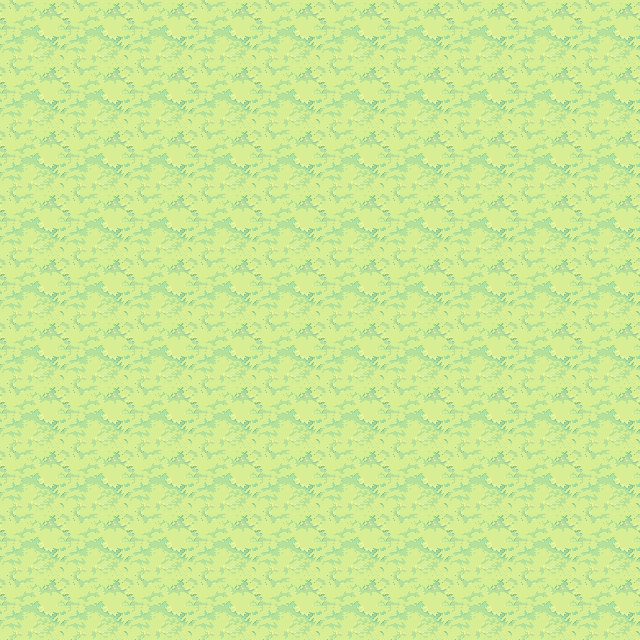

A 2D game scene composited from a Tiled map and its tileset images. What follows is a short description and the map's XML, with every tile layer's data as written:
An orthogonal 20x20 tile map with 32x32 px tiles, 1 tile layer (background), 6 tilesets.

<map version="1.0" orientation="orthogonal" renderorder="right-down" width="20" height="20" tilewidth="32" tileheight="32" nextobjectid="16">
 <tileset firstgid="1" name="ObjectLayer" tilewidth="32" tileheight="32" tilecount="84" columns="14">
  <image source="ObjectLayer.png" width="477" height="219" />
 </tileset>
 <tileset firstgid="85" name="ground_tiles" tilewidth="32" tileheight="32" tilecount="441" columns="21">
  <image source="ground_tiles.png" width="672" height="701" />
  <terraintypes>
   <terrain name="pradera" tile="43" />
   <terrain name="tierra" tile="106" />
   <terrain name="agua" tile="191" />
   <terrain name="piedra" tile="67" />
   <terrain name="mancha tierra" tile="34" />
   <terrain name="mancha gris" tile="99" />
   <terrain name="piedra marron" tile="274" />
  </terraintypes>
  <tile id="12" terrain="1,1,1,4" />
  <tile id="13" terrain="1,1,4,4" />
  <tile id="14" terrain="1,1,4,1" />
  <tile id="15" terrain="4,4,4,1" />
  <tile id="16" terrain="4,4,1,4" />
  <tile id="33" terrain="1,4,1,4" />
  <tile id="34" terrain="4,4,4,4" />
  <tile id="35" terrain="4,1,4,1" />
  <tile id="36" terrain="4,1,4,4" />
  <tile id="37" terrain="1,4,4,4" />
  <tile id="43" terrain="0,0,0,0" />
  <tile id="44" terrain="0,0,0,0" />
  <tile id="54" terrain="1,4,1,1" />
  <tile id="55" terrain="4,4,1,1" />
  <tile id="56" terrain="4,1,1,1" />
  <tile id="64" terrain="0,0,0,0" />
  <tile id="65" terrain="0,0,0,0" />
  <tile id="67" terrain="3,3,3,3" />
  <tile id="72" terrain="0,0,0,1" />
  <tile id="73" terrain="0,0,1,0" />
  <tile id="90" terrain="0,0,0,1" />
  <tile id="91" terrain="0,0,1,1" />
  <tile id="92" terrain="0,0,1,0" />
  <tile id="93" terrain="0,1,0,0" />
  <tile id="94" terrain="1,0,0,0" />
  <tile id="96" terrain="1,1,1,5" />
  <tile id="97" terrain="1,1,5,5" />
  <tile id="98" terrain="1,1,5,1" />
  <tile id="106" terrain="1,1,1,1" />
  <tile id="107" terrain="1,1,1,1" />
  <tile id="108" terrain="1,1,1,1" />
  <tile id="111" terrain="0,1,0,1" />
  <tile id="113" terrain="1,0,1,0" />
  <tile id="114" terrain="1,1,1,0" />
  <tile id="115" terrain="1,1,0,1" />
  <tile id="117" terrain="1,5,1,5" />
  <tile id="119" terrain="5,1,5,1" />
  <tile id="120" terrain="1,5,5,1" />
  <tile id="121" terrain="5,1,1,5" />
  <tile id="127" terrain="1,1,1,1" />
  <tile id="128" terrain="1,1,1,1" />
  <tile id="129" terrain="1,1,1,1" />
  <tile id="132" terrain="0,1,0,0" />
  <tile id="133" terrain="1,1,0,0" />
  <tile id="134" terrain="1,0,0,0" />
  <tile id="135" terrain="1,0,1,1" />
  <tile id="136" terrain="0,1,1,1" />
  <tile id="137" terrain=",,2," />
  <tile id="138" terrain="1,5,1,1" />
  <tile id="139" terrain="5,5,1,1" />
  <tile id="140" terrain="5,1,1,1" />
  <tile id="141" terrain="5,1,1,5" />
  <tile id="142" terrain="1,5,5,1" />
  <tile id="148" terrain="1,1,1,1" />
  <tile id="149" terrain="1,1,1,1" />
  <tile id="150" terrain="1,1,1,1" />
  <tile id="158" terrain="2,,," />
  <tile id="174" terrain="0,0,0,2" />
  <tile id="175" terrain="0,0,2,2" />
  <tile id="176" terrain="0,0,2,0" />
  <tile id="177" terrain="0,0,0,0" />
  <tile id="190" terrain="2,2,2,2" />
  <tile id="191" terrain="2,2,2,2" />
  <tile id="192" terrain=",,,3" />
  <tile id="193" terrain=",,3,3" />
  <tile id="194" terrain=",,3," />
  <tile id="195" terrain="0,2,0,2" />
  <tile id="196" terrain="2,2,2,2" />
  <tile id="197" terrain="2,0,2,0" />
  <tile id="198" terrain="0,2,2,2" />
  <tile id="199" terrain="2,0,2,2" />
  <tile id="211" terrain="2,2,2,2" />
  <tile id="212" terrain="2,2,2,2" />
  <tile id="213" terrain=",3,,3" />
  <tile id="214" terrain="2,2,2,2" />
  <tile id="215" terrain="3,,3," />
  <tile id="216" terrain="0,2,0,0" />
  <tile id="217" terrain="2,2,0,0" />
  <tile id="218" terrain="2,0,0,0" />
  <tile id="219" terrain="2,2,0,2" />
  <tile id="220" terrain="2,2,2,0" />
  <tile id="234" terrain=",3,," />
  <tile id="235" terrain="3,3,," />
  <tile id="236" terrain="3,,," />
  <tile id="258" terrain="0,0,0,0" />
  <tile id="259" terrain="0,0,6,6" />
  <tile id="260" terrain="0,0,6,0" />
  <tile id="262" terrain="6,0,6,0" />
  <tile id="274" terrain="6,6,6,6" />
  <tile id="275" terrain="6,6,6,6" />
  <tile id="277" terrain="6,6,6,0" />
  <tile id="278" terrain="0,6,0,6" />
  <tile id="279" terrain="0,6,0,6" />
  <tile id="280" terrain="6,6,6,6" />
  <tile id="281" terrain="6,6,6,0" />
  <tile id="282" terrain="6,6,6,0" />
  <tile id="283" terrain="6,6,0,6" />
  <tile id="295" terrain="6,6,6,6" />
  <tile id="296" terrain="6,6,6,6" />
  <tile id="298" terrain="6,0,6,6" />
  <tile id="299" terrain="0,6,6,6" />
  <tile id="300" terrain="0,6,0,0" />
  <tile id="301" terrain="6,6,0,0" />
  <tile id="302" terrain="6,0,0,0" />
  <tile id="303" terrain="6,0,6,6" />
  <tile id="304" terrain="0,6,6,6" />
 </tileset>
 <tileset firstgid="526" name="Extra_Unfinished4" tilewidth="32" tileheight="32" tilecount="88" columns="11">
  <image source="Extra_Unfinished4.png" width="360" height="266" />
 </tileset>
 <tileset firstgid="614" name="Cliff_tileset" tilewidth="32" tileheight="32" tilecount="240" columns="15">
  <image source="Cliff_tileset.png" width="503" height="518" />
 </tileset>
 <tileset firstgid="854" name="graphics-tiles-waterflow" tilewidth="32" tileheight="32" tilecount="81" columns="9">
  <image source="graphics-tiles-waterflow.png" width="319" height="293" />
 </tileset>
 <tileset firstgid="935" name="meta_tiles" tilewidth="32" tileheight="32" spacing="1" margin="1" tilecount="2" columns="2">
  <image source="meta_tiles.png" width="67" height="34" />
  <tile id="0">
   <properties>
    <property name="colisionable" value="true" />
    <property name="objeto" value="piedra" />
   </properties>
  </tile>
  <tile id="1">
   <properties>
    <property name="colisionable" value="true" />
    <property name="objeto" value="agua" />
   </properties>
  </tile>
 </tileset>
 <layer name="background" width="20" height="20">
  <data encoding="csv">
128,129,128,129,128,129,128,129,128,129,128,129,128,129,128,129,128,129,128,129,
149,150,149,150,149,150,149,150,149,150,149,150,149,150,149,150,149,150,149,150,
128,129,128,129,128,129,128,129,128,129,128,129,128,129,128,129,128,129,128,129,
149,150,149,150,149,150,149,150,149,150,149,150,149,150,149,150,149,150,149,150,
128,129,128,129,128,129,128,129,128,129,128,129,128,129,128,129,128,129,128,129,
149,150,149,150,149,150,149,150,149,150,149,150,149,150,149,150,149,150,149,150,
128,129,128,129,128,129,128,129,128,129,128,129,128,129,128,129,128,129,128,129,
149,150,149,150,149,150,149,150,149,150,149,150,149,150,149,150,149,150,149,150,
128,129,128,129,128,129,128,129,128,129,128,129,128,129,128,129,128,129,128,129,
149,150,149,150,149,150,149,150,149,150,149,150,149,150,149,150,149,150,149,150,
128,129,128,129,128,129,128,129,128,129,128,129,128,129,128,129,128,129,128,129,
149,150,149,150,149,150,149,150,149,150,149,150,149,150,149,150,149,150,149,150,
128,129,128,129,128,129,128,129,128,129,128,129,128,129,128,129,128,129,128,129,
149,150,149,150,149,150,149,150,149,150,149,150,149,150,149,150,149,150,149,150,
128,129,128,129,128,129,128,129,128,129,128,129,128,129,128,129,128,129,128,129,
149,150,149,150,149,150,149,150,149,150,149,150,149,150,149,150,149,150,149,150,
128,129,128,129,128,129,128,129,128,129,128,129,128,129,128,129,128,129,128,129,
149,150,149,150,149,150,149,150,149,150,149,150,149,150,149,150,149,150,149,150,
128,129,128,129,128,129,128,129,128,129,128,129,128,129,128,129,128,129,128,129,
149,150,149,150,149,150,149,150,149,150,149,150,149,150,149,150,149,150,149,150
</data>
 </layer>
</map>
